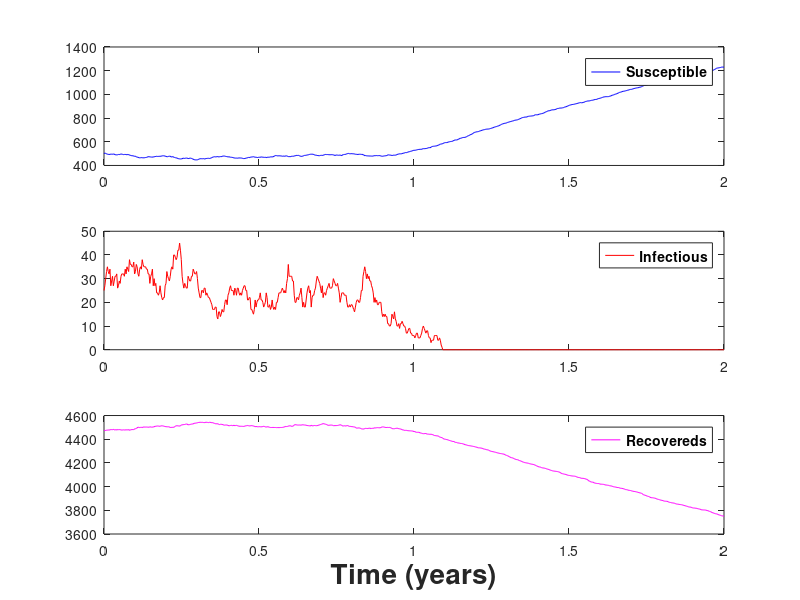

This figure's MATLAB source:
clear all
clc
close all



beta = 1;
gamma = 1/10;
mu = 5e-4;
N0 = 5000; 

Y0=ceil(mu*N0/gamma);
X0=floor(gamma*N0/beta);

X = X0;
Y = Y0;
Z = N0 - X0 - Y0;
N = N0; % constant during simulations
tau = 1;

tmax = 2*365;
T = [];
XPop = [];
YPop = [];
ZPop = [];
t = 0;
XPop(1) = X;
YPop(1) = Y;
ZPop(1) = Z;
i = 2;

while t <= tmax
    
    tran_rate = beta * X * Y /N;
    recover_rate = gamma * Y;
    birth_rate = mu * N;
    death_s_rate = mu * X;
    death_i_rate = mu * Y;
    death_r_rate = mu * Z;
    
    tranRN = poissrnd(tran_rate * tau);
    recoRN = poissrnd(recover_rate * tau);
    birtRN = poissrnd(birth_rate * tau);
    detsRN = poissrnd(death_s_rate * tau);
    detiRN = poissrnd(death_i_rate * tau);
    detrRN = poissrnd(death_r_rate * tau);

    X = X - tranRN - detsRN + birtRN;
    Y = Y + tranRN - recoRN - detiRN;
    Z = Z + recoRN - detrRN;
    
    XPop(i) = X;
    YPop(i) = Y;
    ZPop(i) = Z;
    T(i) = t ;
    
    
    t = t + tau;
    i = i + 1;
    
    

end

figure
ax1 = subplot(3,1,1);
ax2 = subplot(3,1,2);
ax3 = subplot(3,1,3);
plot(ax1, T/365, XPop, 'b')
legend(ax1, {'Susceptible'},'Location', 'best',...
    'FontSize', 10, 'FontWeight', 'bold')
plot(ax2, T/365, YPop, 'r')
legend(ax2, {'Infectious'},'Location', 'best',...
    'FontSize', 10, 'FontWeight', 'bold')
plot(ax3, T/365, ZPop, 'm')
legend(ax3, {'Recovereds'},'Location', 'best',...
    'FontSize', 10, 'FontWeight', 'bold')
xlabel('Time (years)', 'FontSize',20,'FontWeight','bold')
  